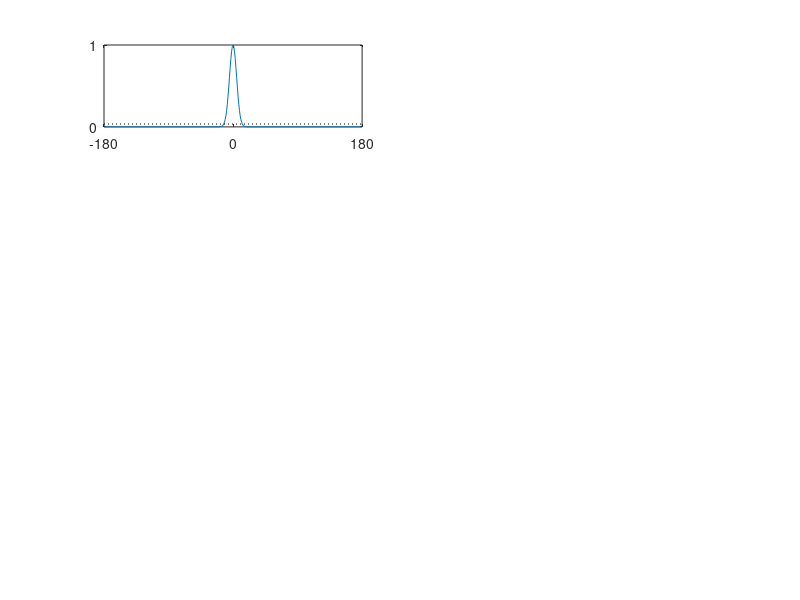

MATLAB code for this plot: (Note: this script raises an error after producing the figure.)
function plotZeroResp()
% Plot the effect of tuning width on the response to zero coherence

  figure(1);
  clf;
  sigmaDeg = [5, 10, 15, 30, 45, 60, 90, 180];
  for s = 1:length(sigmaDeg)
    plotOneSigma(s, sigmaDeg(s));
  end

  figure(2);
  clf;
  sigmaDeg = [30, 45, 60, 90];
  for s = 1:length(sigmaDeg)
    plotOneResp(s, sigmaDeg(s));
  end

  plotSigmaFunction()

end

function plotOneResp(plotIndex, sigmaDeg)

  % Plot responses to preferred and null drift as a function of motion
  % coherence.
  sigmaRad = deg2rad(sigmaDeg);
  % the response to 0% coherence motion, assuming perfect normalization of
  % motion direction.  This is taken as the average response within from
  % -pi to pi, as a fraction of the peak response.  The first term
  % normalizes to the maximum possible area under the curve. 
  r0 = (sigmaRad / sqrt(8 * pi)) * (erf(pi / (sqrt(2) * sigmaRad)) - erf(-pi / (sqrt(2) * sigmaRad)));
  coh = (0:0.01:1);
  % response to 100% motion coherent null direction
  rN100 = exp(-(pi^2 / (2 * sigmaRad^2)));
  % responses to preferred and null motion as a function of coherence.
  rPref = coh + (1 - coh) * r0;
  rNull = r0 - coh * (r0 - rN100);
  subplot(4, 2, plotIndex);
  plot(coh, rPref, 'b');
  hold on;
  plot(coh, rNull, 'b-');
  plot([0, 1], [r0, r0], 'k:');
  xticks([0, 1]);
  yticks([0, 1]);
  if plotIndex == 1
    title('plotZeroResp.m');
  end
  if plotIndex > 2
    xlabel('Motion Coherence');
    if plotIndex == 3
      ylabel('Normalized Response');
    end
  end
  plotText = {strcat(sprintf('sigma = %.0f', sigmaDeg), char(176))};
  text(0.02, 0.98, plotText, HorizontalAlignment='left', VerticalAlignment='top', units='normalized');
  plotText = {sprintf('R_0_%% = %.2f', r0), sprintf('R_N_1_0_0_%% = %.2f', rN100)};
  text(0.98, r0 + 0.01, plotText, HorizontalAlignment='right', VerticalAlignment='middle', units='normalized');
  plotText = {sprintf('Inc/Dec Ratio = %.1f', (1 - r0) / (r0 - rN100))};
  text(0.02, 0.02, plotText, HorizontalAlignment='left', VerticalAlignment='bottom', units='normalized');
end

function plotOneSigma(plotIndex, sigmaDeg)
  % Plot direction tuning curve with width sigmaDeg and the show the predicted response to 0% coherence
  % motion. 
  sigmaRad = deg2rad(sigmaDeg);
  % the area underneath a normalized Gaussian from -pi to pi
  areaComputed = 0.5 * (erf(pi / (sqrt(2) * sigmaRad)) - erf(-pi / (sqrt(2) * sigmaRad)));
  % the response to 0% coherence motion, assuming perfect normalization of
  % motion direction.  This is taken as the average response within from
  % -pi to pi, as a fraction of the peak response.  The first term
  % normalizes to the maximum possible area under the curve. 
  r0 = (sigmaRad / sqrt(8 * pi)) * (erf(pi / (sqrt(2) * sigmaRad)) - erf(-pi / (sqrt(2) * sigmaRad)));
  subplot(4, 2, plotIndex);
  x = deg2rad(-180:180);
  y = exp(-(x.^2)/(2 * sigmaRad^2));
  plot(x, y);
  hold on;
  plot([x(1), x(end)], [r0, r0], 'k:');
  axis([x(1), x(end), 0, 1]);
  xticks(deg2rad([-180, 0, 180]));
  xticklabels({'-180', '0', '180'});
  yticks([0, 1]);
  plotText = {strcat(sprintf('sigma = %.0f', sigmaDeg), char(176)), ...
    sprintf('peak = %.2f', 1.0 / (sigmaRad * sqrt(2 * pi))), ...
    sprintf('area = %.2f', areaComputed), ...
    sprintf('R_0_%% = %.2f', r0)};
  if plotIndex >= 7
    text(0.50, 0.05, plotText, HorizontalAlignment='center', VerticalAlignment='bottom', units='normalized');
    xlabel('Direction (deg)');
    if plotIndex == 7
      ylabel('Normalized Response');
    end
  else
    text(0.05, 0.95, plotText, HorizontalAlignment='left', VerticalAlignment='top', units='normalized');
    if plotIndex == 1
      title('plotZeroResp.m');
    end
  end
end

function plotSigmaFunction()
  % Plot a function showing how the ratio of Pref to Null response varies
  % as a function of tuning width (sigma).  Response are linear with motion
  % coherence, so the answer is independent of motion coherence. 
  sigmaDeg = 30:90;
  sigmaRad = deg2rad(sigmaDeg);
  % get the response to 0% coherence
  r0 = (sigmaRad / sqrt(8 * pi)) .* (erf(pi ./ (sqrt(2) * sigmaRad)) - erf(-pi ./ (sqrt(2) * sigmaRad)));
  % get the response to 100% null motion (100% preferred motion is taken to
  % be 1.0)
  rN100 = exp(-(pi.^2 ./ (2 * sigmaRad.^2)));
  % The ratio takes into account that rN100 is never truly zero.
  ratio = (1 - r0) ./ (r0 - rN100);
  ax = subplot(2, 1, 2);
  plot(sigmaDeg, ratio, 'b');
  hold on;
  plot([sigmaDeg(1), sigmaDeg(end)], [1, 1]);
  xlabel('Sigma (degrees)');
  ylabel('Ratio Pref/Null Response');
  ax.XGrid = 'on';
  ax.YGrid = 'on';
end
